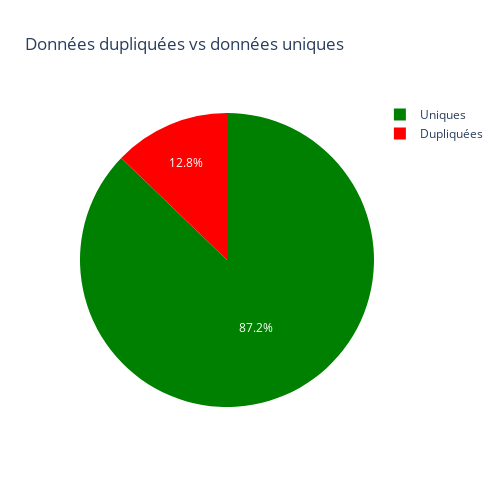

The code cell stored with this chart in its notebook:
### Code cell
pie_chart_ploty(n_data, ["tiern_location_state_city", "tiern_name_preprocessed","Country"])

### Figure 1 — Plotly figure (JSON) as saved in the notebook; plotly's stock layout.template omitted (floating-point values rounded to 4 significant figures)
{"data": [{"domain": {"x": [0, 1], "y": [0, 1]}, "hovertemplate": "Type=%{label}<br>Proportion=%{value}<extra></extra>", "labels": ["Uniques", "Dupliquées"], "legendgroup": "", "name": "", "showlegend": true, "type": "pie", "values": [50590, 7415]}], "layout": {"autosize": false, "height": 500, "legend": {"tracegroupgap": 0}, "piecolorway": ["green", "red"], "title": {"text": "Données dupliquées vs données uniques"}, "width": 500}}
